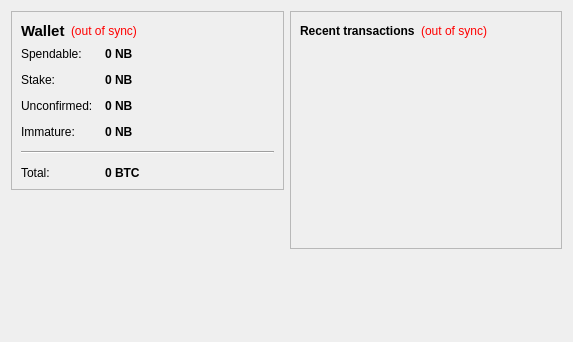
<?xml version="1.0" encoding="UTF-8"?>
<ui version="4.0">
 <class>OverviewPage</class>
 <widget class="QWidget" name="OverviewPage">
  <property name="geometry">
   <rect>
    <x>0</x>
    <y>0</y>
    <width>573</width>
    <height>342</height>
   </rect>
  </property>
  <property name="windowTitle">
   <string>Form</string>
  </property>
  <layout class="QHBoxLayout" name="horizontalLayout" stretch="1,1">
   <item>
    <layout class="QVBoxLayout" name="verticalLayout_2">
     <item>
      <widget class="QFrame" name="frame">
       <property name="frameShape">
        <enum>QFrame::StyledPanel</enum>
       </property>
       <property name="frameShadow">
        <enum>QFrame::Raised</enum>
       </property>
       <layout class="QVBoxLayout" name="verticalLayout_4">
        <item>
         <layout class="QHBoxLayout" name="horizontalLayout_4">
          <item>
           <widget class="QLabel" name="label_5">
            <property name="font">
             <font>
              <pointsize>11</pointsize>
              <weight>75</weight>
              <bold>true</bold>
             </font>
            </property>
            <property name="text">
             <string>Wallet</string>
            </property>
           </widget>
          </item>
          <item>
           <widget class="QLabel" name="labelWalletStatus">
            <property name="toolTip">
             <string>The displayed information may be out of date. Your wallet automatically synchronizes with the Niobio network after a connection is established, but this process has not completed yet.</string>
            </property>
            <property name="styleSheet">
             <string notr="true">QLabel { color: red; }</string>
            </property>
            <property name="text">
             <string notr="true">(out of sync)</string>
            </property>
            <property name="alignment">
             <set>Qt::AlignLeading|Qt::AlignLeft|Qt::AlignVCenter</set>
            </property>
           </widget>
          </item>
          <item>
           <spacer name="horizontalSpacer_2">
            <property name="orientation">
             <enum>Qt::Horizontal</enum>
            </property>
            <property name="sizeHint" stdset="0">
             <size>
              <width>40</width>
              <height>20</height>
             </size>
            </property>
           </spacer>
          </item>
         </layout>
        </item>
        <item>
         <layout class="QFormLayout" name="formLayout_2">
          <property name="fieldGrowthPolicy">
           <enum>QFormLayout::AllNonFixedFieldsGrow</enum>
          </property>
          <property name="horizontalSpacing">
           <number>12</number>
          </property>
          <property name="verticalSpacing">
           <number>12</number>
          </property>
          <item row="0" column="0">
           <widget class="QLabel" name="label">
            <property name="text">
             <string>Spendable:</string>
            </property>
           </widget>
          </item>
          <item row="0" column="1">
           <widget class="QLabel" name="labelBalance">
            <property name="font">
             <font>
              <weight>75</weight>
              <bold>true</bold>
             </font>
            </property>
            <property name="cursor">
             <cursorShape>IBeamCursor</cursorShape>
            </property>
            <property name="toolTip">
             <string>Your current spendable balance</string>
            </property>
            <property name="text">
             <string notr="true">0 NB</string>
            </property>
            <property name="textInteractionFlags">
             <set>Qt::LinksAccessibleByMouse|Qt::TextSelectableByKeyboard|Qt::TextSelectableByMouse</set>
            </property>
           </widget>
          </item>
          <item row="1" column="0">
           <widget class="QLabel" name="label_6">
            <property name="text">
             <string>Stake:</string>
            </property>
           </widget>
          </item>
          <item row="1" column="1">
           <widget class="QLabel" name="labelStake">
            <property name="font">
             <font>
              <weight>75</weight>
              <bold>true</bold>
             </font>
            </property>
            <property name="cursor">
             <cursorShape>IBeamCursor</cursorShape>
            </property>
            <property name="toolTip">
             <string>Total of coins that was staked, and do not yet count toward the current balance</string>
            </property>
            <property name="text">
             <string notr="true">0 NB</string>
            </property>
            <property name="textInteractionFlags">
             <set>Qt::LinksAccessibleByMouse|Qt::TextSelectableByKeyboard|Qt::TextSelectableByMouse</set>
            </property>
           </widget>
          </item>
          <item row="2" column="0">
           <widget class="QLabel" name="label_3">
            <property name="text">
             <string>Unconfirmed:</string>
            </property>
           </widget>
          </item>
          <item row="2" column="1">
           <widget class="QLabel" name="labelUnconfirmed">
            <property name="font">
             <font>
              <weight>75</weight>
              <bold>true</bold>
             </font>
            </property>
            <property name="cursor">
             <cursorShape>IBeamCursor</cursorShape>
            </property>
            <property name="toolTip">
             <string>Total of transactions that have yet to be confirmed, and do not yet count toward the current balance</string>
            </property>
            <property name="text">
             <string notr="true">0 NB</string>
            </property>
            <property name="textInteractionFlags">
             <set>Qt::LinksAccessibleByMouse|Qt::TextSelectableByKeyboard|Qt::TextSelectableByMouse</set>
            </property>
           </widget>
          </item>
          <item row="3" column="0">
           <widget class="QLabel" name="labelImmatureText">
            <property name="text">
             <string>Immature:</string>
            </property>
           </widget>
          </item>
          <item row="3" column="1">
           <widget class="QLabel" name="labelImmature">
            <property name="font">
             <font>
              <weight>75</weight>
              <bold>true</bold>
             </font>
            </property>
            <property name="toolTip">
             <string>Mined balance that has not yet matured</string>
            </property>
            <property name="text">
             <string notr="true">0 NB</string>
            </property>
            <property name="textInteractionFlags">
             <set>Qt::LinksAccessibleByMouse|Qt::TextSelectableByKeyboard|Qt::TextSelectableByMouse</set>
            </property>
           </widget>
          </item>
          <item row="4" column="0" colspan="2">
           <widget class="Line" name="line">
            <property name="orientation">
             <enum>Qt::Horizontal</enum>
            </property>
           </widget>
          </item>
          <item row="5" column="0">
           <widget class="QLabel" name="labelTotalText">
            <property name="text">
             <string>Total:</string>
            </property>
           </widget>
          </item>
          <item row="5" column="1">
           <widget class="QLabel" name="labelTotal">
            <property name="font">
             <font>
              <weight>75</weight>
              <bold>true</bold>
             </font>
            </property>
            <property name="cursor">
             <cursorShape>IBeamCursor</cursorShape>
            </property>
            <property name="toolTip">
             <string>Your current total balance</string>
            </property>
            <property name="text">
             <string notr="true">0 BTC</string>
            </property>
            <property name="textInteractionFlags">
             <set>Qt::LinksAccessibleByMouse|Qt::TextSelectableByKeyboard|Qt::TextSelectableByMouse</set>
            </property>
           </widget>
          </item>
         </layout>
        </item>
       </layout>
      </widget>
     </item>
     <item>
      <spacer name="verticalSpacer">
       <property name="orientation">
        <enum>Qt::Vertical</enum>
       </property>
       <property name="sizeHint" stdset="0">
        <size>
         <width>20</width>
         <height>40</height>
        </size>
       </property>
      </spacer>
     </item>
    </layout>
   </item>
   <item>
    <layout class="QVBoxLayout" name="verticalLayout_3">
     <item>
      <widget class="QFrame" name="frame_2">
       <property name="frameShape">
        <enum>QFrame::StyledPanel</enum>
       </property>
       <property name="frameShadow">
        <enum>QFrame::Raised</enum>
       </property>
       <layout class="QVBoxLayout" name="verticalLayout">
        <item>
         <layout class="QHBoxLayout" name="horizontalLayout_2">
          <item>
           <widget class="QLabel" name="label_4">
            <property name="text">
             <string>&lt;b&gt;Recent transactions&lt;/b&gt;</string>
            </property>
           </widget>
          </item>
          <item>
           <widget class="QLabel" name="labelTransactionsStatus">
            <property name="toolTip">
             <string>The displayed information may be out of date. Your wallet automatically synchronizes with the Niobio network after a connection is established, but this process has not completed yet.</string>
            </property>
            <property name="styleSheet">
             <string notr="true">QLabel { color: red; }</string>
            </property>
            <property name="text">
             <string notr="true">(out of sync)</string>
            </property>
            <property name="alignment">
             <set>Qt::AlignRight|Qt::AlignTrailing|Qt::AlignVCenter</set>
            </property>
           </widget>
          </item>
          <item>
           <spacer name="horizontalSpacer">
            <property name="orientation">
             <enum>Qt::Horizontal</enum>
            </property>
            <property name="sizeHint" stdset="0">
             <size>
              <width>40</width>
              <height>20</height>
             </size>
            </property>
           </spacer>
          </item>
         </layout>
        </item>
        <item>
         <widget class="QListView" name="listTransactions">
          <property name="styleSheet">
           <string notr="true">QListView { background: transparent; }</string>
          </property>
          <property name="frameShape">
           <enum>QFrame::NoFrame</enum>
          </property>
          <property name="verticalScrollBarPolicy">
           <enum>Qt::ScrollBarAlwaysOff</enum>
          </property>
          <property name="horizontalScrollBarPolicy">
           <enum>Qt::ScrollBarAlwaysOff</enum>
          </property>
          <property name="selectionMode">
           <enum>QAbstractItemView::NoSelection</enum>
          </property>
         </widget>
        </item>
       </layout>
      </widget>
     </item>
     <item>
      <spacer name="verticalSpacer_2">
       <property name="orientation">
        <enum>Qt::Vertical</enum>
       </property>
       <property name="sizeHint" stdset="0">
        <size>
         <width>20</width>
         <height>40</height>
        </size>
       </property>
      </spacer>
     </item>
    </layout>
   </item>
  </layout>
 </widget>
 <resources/>
 <connections/>
</ui>
